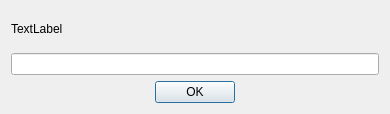
<?xml version="1.0" encoding="UTF-8"?>
<ui version="4.0">
 <class>InputDialog</class>
 <widget class="QDialog" name="InputDialog">
  <property name="geometry">
   <rect>
    <x>0</x>
    <y>0</y>
    <width>390</width>
    <height>114</height>
   </rect>
  </property>
  <property name="windowTitle">
   <string/>
  </property>
  <property name="sizeGripEnabled">
   <bool>false</bool>
  </property>
  <property name="modal">
   <bool>true</bool>
  </property>
  <layout class="QVBoxLayout" name="verticalLayout">
   <item>
    <widget class="QLabel" name="label">
     <property name="text">
      <string>TextLabel</string>
     </property>
    </widget>
   </item>
   <item>
    <widget class="QLineEdit" name="lineEdit"/>
   </item>
   <item alignment="Qt::AlignHCenter">
    <widget class="QPushButton" name="pushButton">
     <property name="text">
      <string>OK</string>
     </property>
    </widget>
   </item>
  </layout>
 </widget>
 <resources/>
 <connections/>
</ui>
